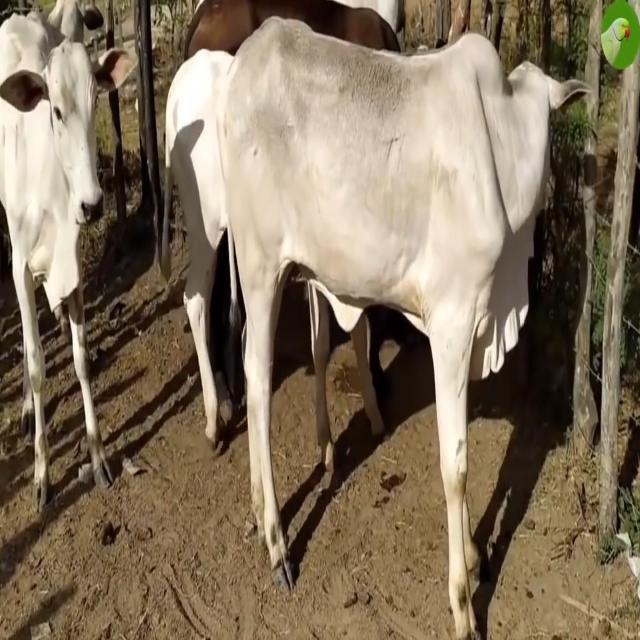
#> input picture train/images/-OWS_mp4-582_jpg.rf.8e6710dceee2c77414b61a3cf1160226.jpg, 640 x 640 px
$ python -i simple_app.py   (imports and definitions only)   (older library calls are emulated)
#> lines starting #> are read from the running program, lines starting #| are printed output that depends on the picture
"""
Simple Cattle/Buffalo Classification App
A lightweight version that works with basic dependencies
"""

import os
import cv2
import numpy as np
from pathlib import Path
import random
from sklearn.model_selection import train_test_split
from sklearn.ensemble import RandomForestClassifier
from sklearn.metrics import accuracy_score, classification_report
import pickle

class SimpleCattleClassifier:
    def __init__(self):
        self.data_dir = Path("train")
        self.images_dir = self.data_dir / "images"
        self.labels_dir = self.data_dir / "labels"
        self.model = None
        self.class_names = ['cow', 'buffalo']

    def extract_features(self, image_path):
        """Extract simple features from image"""
        try:
            img = cv2.imread(str(image_path))
#> img is the input picture: shape (640, 640, 3); mean B, G, R 93.9, 115.5, 131.5
            if img is None:
                return None

            # Resize to standard size
            img = cv2.resize(img, (64, 64))
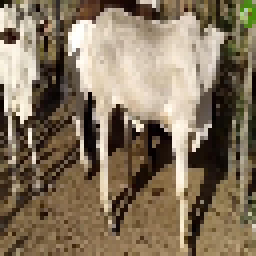
#> img: shape (64, 64, 3) (shown 4 times larger); mean B, G, R 94.4, 116.1, 132

            # Convert to grayscale
            gray = cv2.cvtColor(img, cv2.COLOR_BGR2GRAY)
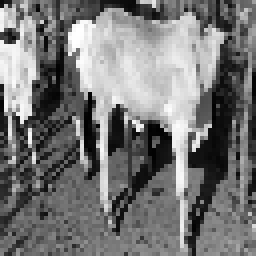
#> gray: shape (64, 64) (shown 4 times larger); min 1, max 255, mean 118.4

            # Extract simple features
            features = []

            # Histogram features
            hist = cv2.calcHist([gray], [0], None, [16], [0, 256])
#> hist = [247, 377, 184, 187, 227, 351, 459, 476, 272, 118, 110, 159, 277, 322, 209, 121]
            features.extend(hist.flatten())

            # Texture features (Laplacian variance)
            laplacian = cv2.Laplacian(gray, cv2.CV_64F)
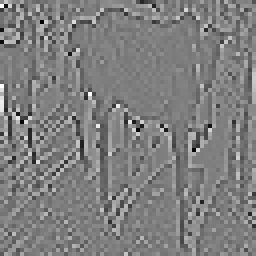
#> laplacian: shape (64, 64) float64 (shown 4 times larger); min -578, max 582, mean 0.7; drawn with min black and max white
            features.append(laplacian.var())

            # Color features (mean and std of RGB channels)
            for i in range(3):
                channel = img[:, :, i]
                features.extend([channel.mean(), channel.std()])
#> this loop made 3 passes
#> pass 1, in extract_features, `channel = img[:, :, i]`:
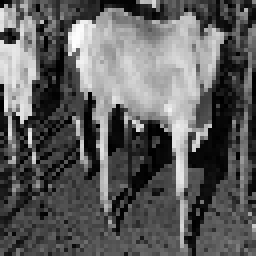
#> channel: shape (64, 64) (shown 4 times larger); min 0, max 255, mean 94.4
#> pass 3, in extract_features, `channel = img[:, :, i]`:
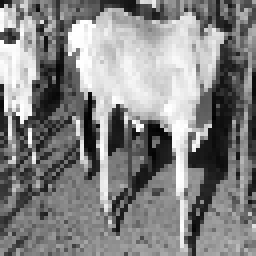
#> channel: shape (64, 64) (shown 4 times larger); min 1, max 255, mean 132
#> after the loop, features = [247, 377, 184, 187, 227, 351, 459, 476, 272, 118, 110, 159, 277, 322, 209, 121, 14514.1, 94.42, 68.01, 116.1, 69.96, 132, 70.25]

            return np.array(features)

        except Exception as e:
            print(f"Error processing {image_path}: {e}")
            return None

    # [179 lines left out: functions load_data, train_model, predict_image, test_random_images, main, not called in this run]

# [2 lines not run here, left out]

>>> result = SimpleCattleClassifier().extract_features('train/images/-OWS_mp4-582_jpg.rf.8e6710dceee2c77414b61a3cf1160226.jpg')
#> result = 23 values, max 14514.1 at index 16, min 68.01 at index 18, mean 833.1
